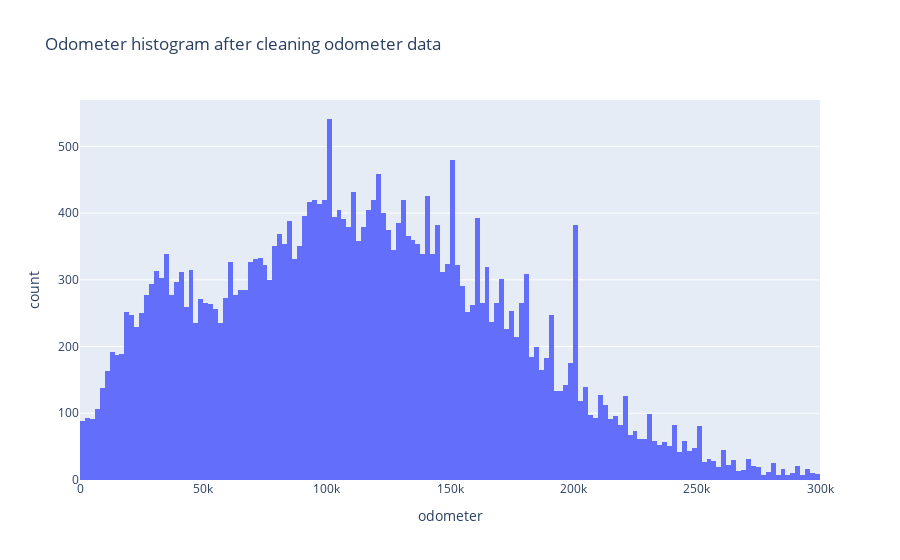

Notebook code for this chart:
### Code cell
px.histogram(df, x="odometer", title="Odometer histogram after cleaning odometer data")

### Figure 1 — Plotly figure (JSON) as saved in the notebook; plotly's stock layout.template omitted (floating-point values rounded to 4 significant figures; data arrays with more than 128 entries replaced by an {"elided": "..."} marker saying what was removed)
{"data": [{"alignmentgroup": "True", "bingroup": "x", "hovertemplate": "odometer=%{x}<br>count=%{y}<extra></extra>", "legendgroup": "", "marker": {"color": "#636efa", "pattern": {"shape": ""}}, "name": "", "offsetgroup": "", "orientation": "v", "showlegend": false, "type": "histogram", "x": {"elided": "32771 int values"}, "xaxis": "x", "yaxis": "y"}], "layout": {"barmode": "relative", "legend": {"tracegroupgap": 0}, "title": {"text": "Odometer histogram after cleaning odometer data"}, "xaxis": {"anchor": "y", "domain": [0, 1], "title": {"text": "odometer"}}, "yaxis": {"anchor": "x", "domain": [0, 1], "title": {"text": "count"}}}}
